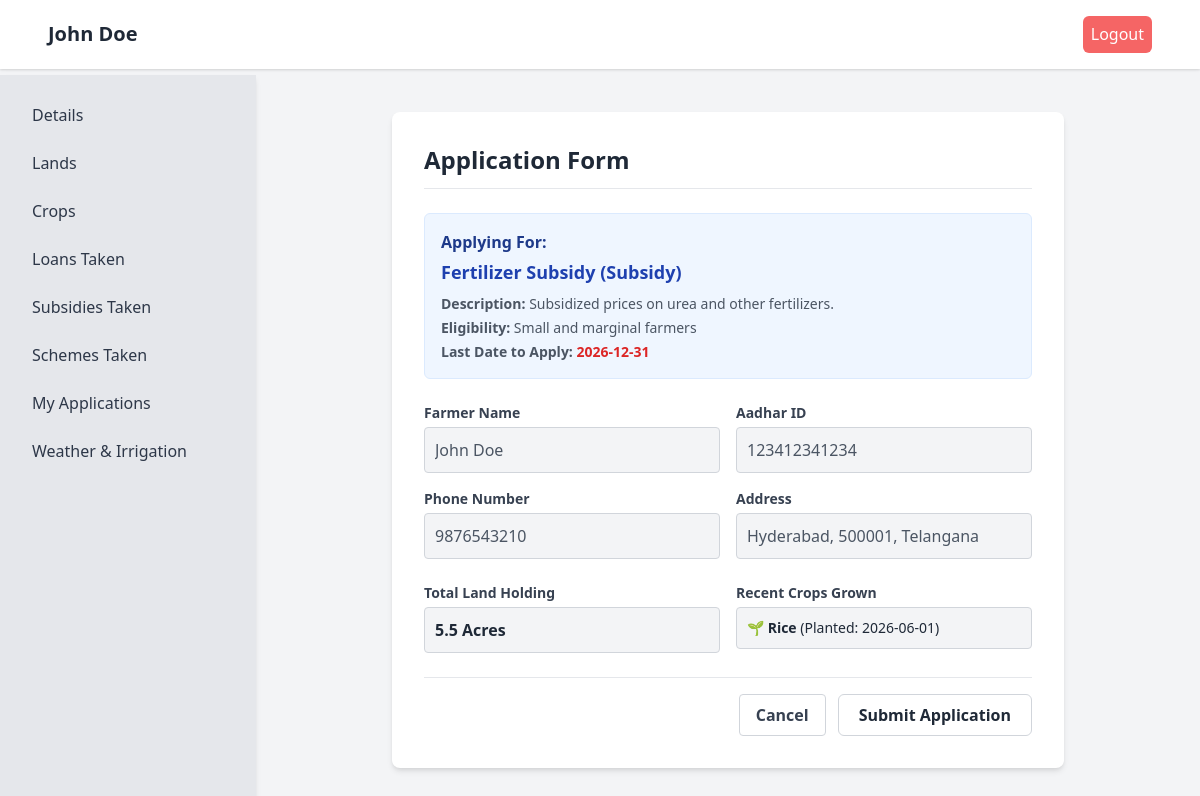
The page /apply/subsidy/Fertilizer Subsidy (signed in) on the database its author committed.
### tables this page shows
CREATE TABLE farmers (
    farmer_id INTEGER PRIMARY KEY AUTOINCREMENT,
    farmer_name VARCHAR(100) NOT NULL,
    date_of_birth DATE NOT NULL,
    gender TEXT NOT NULL,
    phone_no VARCHAR(15) NOT NULL UNIQUE,
    address VARCHAR(255) NOT NULL,
    aadhar_id VARCHAR(12) NOT NULL UNIQUE,
    password_hash VARCHAR(255),
    first_login BOOLEAN DEFAULT TRUE
);

CREATE TABLE subsidies (
    subsidy_id INTEGER PRIMARY KEY AUTOINCREMENT,
    subsidy_name VARCHAR(255) NOT NULL UNIQUE,
    description TEXT NOT NULL,
    eligibility TEXT NOT NULL,
    last_date_apply DATE NOT NULL,
    deleted BOOLEAN DEFAULT FALSE
);

CREATE TABLE crops (
    land_id INT,
    aadhar_id VARCHAR(12),
    crop_name VARCHAR(100) NOT NULL,
    crop_size DECIMAL(10,4) NOT NULL,
    N_percent DECIMAL(5, 2) NOT NULL,
    P_percent DECIMAL(5, 2) NOT NULL,
    K_percent DECIMAL(5, 2) NOT NULL,
    soil_ph DECIMAL(4, 2),
    planting_date DATE NOT NULL,
    harvest_date DATE NOT NULL,
    crop_suggestion VARCHAR(100),
    crop_active BOOLEAN DEFAULT TRUE,
    PRIMARY KEY (land_id, crop_name, planting_date),
    FOREIGN KEY (land_id) REFERENCES lands(land_id) ON DELETE NO ACTION,
    FOREIGN KEY (aadhar_id) REFERENCES farmers(aadhar_id) ON DELETE CASCADE ON UPDATE CASCADE
);

### app.py (the view)
@app.route('/apply/<item_type>/<item_name>', methods=['GET'])
def apply_item(item_type, item_name):
    if 'aadhar_id' not in session:
        flash('You must log in as a farmer to apply.', 'error')
        return redirect(url_for('farmer_login'))
    aadhar_id = session['aadhar_id']
    cursor = mysql.connection.cursor(MySQLdb.cursors.DictCursor)
    cursor.execute("SELECT * FROM farmers WHERE aadhar_id = %s", (aadhar_id,))
    farmer = cursor.fetchone()
    cursor.execute("SELECT land_id, location, land_size FROM lands WHERE aadhar_id = %s AND deleted = FALSE ORDER BY land_id", (aadhar_id,))
    lands = cursor.fetchall()
    total_land_size = sum(float(l['land_size']) for l in lands)
    cursor.execute("""
        SELECT crop_name, planting_date
        FROM crops
        WHERE aadhar_id = %s
        ORDER BY planting_date DESC
        LIMIT 2
    """, (aadhar_id,))
    recent_crops = cursor.fetchall()
    item_details = None
    if item_type == 'subsidy':
        cursor.execute("SELECT description, eligibility, last_date_apply FROM subsidies WHERE subsidy_name = %s AND deleted = FALSE", (item_name,))
        item_details = cursor.fetchone()
    elif item_type == 'scheme':
        cursor.execute("SELECT description, eligibility, last_date_apply FROM schemes WHERE scheme_name = %s AND deleted = FALSE", (item_name,))
        item_details = cursor.fetchone()
    elif item_type == 'loan':
        cursor.execute("SELECT description, eligibility FROM loans WHERE loan_type = %s AND deleted = FALSE", (item_name,))
        item_details = cursor.fetchone()
    cursor.close()
    if not item_details:
        flash(f'Requested {item_type} not found.', 'error')
        return redirect(url_for('home'))
    return render_template(
        'apply_form.html',
        farmer=farmer,
        total_land_size=total_land_size,
        recent_crops=recent_crops,
        lands=lands,
        item_type=item_type,
        item_name=item_name,
        item_details=item_details
    )

### preview_frontend.py (called while the page is built)
    def execute(self, query, params=None):
        query = query.replace('%s', '?')
        query = query.replace('AUTO_INCREMENT', 'AUTOINCREMENT')
        if params is None:
            self.cursor.execute(query)
        else:
            if not isinstance(params, (tuple, list)):
                params = (params,)
            self.cursor.execute(query, params)
        return self

    def _process_row(self, row):
        if row is None:
            return None
        import datetime
        d = dict(row)
        for k, v in d.items():
            if isinstance(v, str):
                if re.match(r'^\d{4}-\d{2}-\d{2}$', v):
                    try:
                        d[k] = datetime.datetime.strptime(v, '%Y-%m-%d').date()
                    except:
                        pass
                elif re.match(r'^\d{4}-\d{2}-\d{2} \d{2}:\d{2}:\d{2}(\.\d+)?$', v):
                    try:
                        d[k] = datetime.datetime.strptime(v.split('.')[0], '%Y-%m-%d %H:%M:%S')
                    except:
                        pass
        return d if self.dict_mode else tuple(d.values())

    def fetchone(self):
        row = self.cursor.fetchone()
        return self._process_row(row)

    def fetchall(self):
        rows = self.cursor.fetchall()
        return [self._process_row(r) for r in rows if r is not None]

    def close(self):
        self.cursor.close()

    def cursor(self, cursorclass=None):
        dict_mode = cursorclass is not None
        return SQLiteMySQLBridgeCursor(self._conn.cursor(), dict_mode=dict_mode)

    @property
    def connection(self):
        if self._conn is None:
            self._conn = SQLiteMySQLBridgeConnection('agridata_preview.db')
        return self._conn

### templates/apply_form.html (shortened to what this page needs)
{% extends "base4.html" %}
{% block content %}
<div class="main-container bg-white p-8 rounded-lg shadow-md max-w-2xl mx-auto my-8">
    <h2 class="text-2xl font-bold text-gray-800 mb-6 border-b pb-3">Application Form</h2>
    <form action="{{ url_for('submit_application') }}" method="POST" class="space-y-6">
        <div class="bg-blue-50 p-4 rounded-md mb-6 border border-blue-100">
            <h3 class="font-bold text-blue-900 mb-1">Applying For:</h3>
            <p class="text-lg font-semibold text-blue-800">{{ item_name }} ({{ item_type | capitalize }})</p>
            <p class="text-sm text-gray-600 mt-2"><span class="font-semibold">Description:</span> {{ item_details['description'] }}</p>
            <p class="text-sm text-gray-600 mt-1"><span class="font-semibold">Eligibility:</span> {{ item_details['eligibility'] }}</p>
            <p class="text-sm text-red-600 mt-1 font-semibold"><span class="font-semibold text-gray-600">Last Date to Apply:</span> {% if item_details.get('last_date_apply') %}{{ item_details['last_date_apply'].strftime('%Y-%m-%d') }}{% else %}Not specified{% endif %}</p>
        </div>
        <div class="grid grid-cols-1 md:grid-cols-2 gap-4">
            <div>
                <label class="block text-sm font-semibold text-gray-700 mb-1">Farmer Name</label>
                <input type="text" class="w-full p-2.5 bg-gray-100 border border-gray-300 rounded text-gray-600 cursor-not-allowed" value="{{ farmer['farmer_name'] }}" readonly>
            </div>
            <div>
                <label class="block text-sm font-semibold text-gray-700 mb-1">Aadhar ID</label>
                <input type="text" class="w-full p-2.5 bg-gray-100 border border-gray-300 rounded text-gray-600 cursor-not-allowed" value="{{ farmer['aadhar_id'] }}" readonly>
            </div>
            <div>
                <label class="block text-sm font-semibold text-gray-700 mb-1">Phone Number</label>
                <input type="text" class="w-full p-2.5 bg-gray-100 border border-gray-300 rounded text-gray-600 cursor-not-allowed" value="{{ farmer['phone_no'] }}" readonly>
            </div>
            <div>
                <label class="block text-sm font-semibold text-gray-700 mb-1">Address</label>
                <input type="text" class="w-full p-2.5 bg-gray-100 border border-gray-300 rounded text-gray-600 cursor-not-allowed" value="{{ farmer['address'] }}" readonly>
            </div>
        </div>
        <div class="grid grid-cols-1 md:grid-cols-2 gap-4">
            <div>
                <label class="block text-sm font-semibold text-gray-700 mb-1">Total Land Holding</label>
                <div class="p-2.5 bg-gray-100 border border-gray-300 rounded text-gray-800 font-bold">
                    {{ total_land_size }} Acres
                </div>
            </div>
            <div>
                <label class="block text-sm font-semibold text-gray-700 mb-1">Recent Crops Grown</label>
                <div class="p-2.5 bg-gray-100 border border-gray-300 rounded text-gray-800 space-y-1">
                    {% if recent_crops %}
                        {% for crop in recent_crops %}
                            <div class="text-sm">🌱 <span class="font-semibold">{{ crop['crop_name'] | capitalize }}</span> (Planted: {{ crop['planting_date'] }})</div>
                        {% endfor %}
                    {% else %}
                        <div class="text-sm text-gray-400 italic">No crop records found</div>
                    {% endif %}
                </div>
            </div>
        </div>
        <div class="flex justify-end space-x-3 pt-4 border-t">
            {% if item_type == 'subsidy' %}
                <a href="{{ url_for('available_subsidies') }}" class="px-4 py-2 border border-gray-300 rounded text-gray-700 hover:bg-gray-50 font-semibold transition">Cancel</a>
            {% else %}
                <a href="{{ url_for('available_schemes') }}" class="px-4 py-2 border border-gray-300 rounded text-gray-700 hover:bg-gray-50 font-semibold transition">Cancel</a>
            {% endif %}
            <button type="submit" class="px-5 py-2 border border-gray-300 bg-white text-gray-800 rounded-md font-semibold hover:bg-gray-50 transition">Submit Application</button>
        </div>
    </form>
</div>
{% endblock %}

### templates/base4.html (shortened to what this page needs)
<!DOCTYPE html>
<html lang="en">
<head>
    <link href="https://cdn.jsdelivr.net/npm/tailwindcss@2.2.19/dist/tailwind.min.css" rel="stylesheet">
</head>
<body class="bg-gray-100">
    <nav class="bg-white shadow fixed top-0 left-0 w-full z-10">
        <div class="max-w-6xl mx-auto flex justify-between items-center py-4 px-6">
            <div class="flex items-center">
                <h1 class="text-xl font-bold text-gray-800">{{ farmer.farmer_name }}</h1>
            </div>
            <a href="{{ url_for('logout') }}" class="logout-btn">Logout</a>
        </div>
    </nav>
    <div id="sidebar" class="sidebar fixed top-16 left-0 h-screen bg-gray-200 w-64 p-4 shadow-md">
        <ul>
            <li><a href="{{ url_for('farmer_details') }}" class="link-item">Details</a></li>
            <li><a href="{{url_for('farmer_lands')}}" class="link-item">Lands</a></li>
            <li><a href="{{url_for('farmer_crops')}}" class="link-item">Crops</a></li>
            <li><a href="{{ url_for('farmer_loans_taken') }}" class="link-item">Loans Taken</a></li>
            <li><a href="{{ url_for('farmer_subsidies_taken') }}" class="link-item">Subsidies Taken</a></li>
            <li><a href="{{ url_for('farmer_schemes_taken') }}" class="link-item">Schemes Taken</a></li>
            <li><a href="{{ url_for('farmer_applications') }}" class="link-item">My Applications</a></li>
            <li><a href="{{ url_for('farmer_weather') }}" class="link-item">Weather & Irrigation</a></li>
        </ul>
    </div>
    <div class="content pt-20 pl-4 md:pl-0 flex justify-center items-center">
        <div class="w-full max-w-3xl px-4">
            {% block content %}{% endblock %}
        </div>
    </div>
</body>
</html>

### templates/base4.html (style rules this page uses)
.sidebar { display: none; z-index: 10; }
.sidebar { top: 75px; }
@media (min-width: 768px) { .sidebar { display: block; } }
@media (min-width: 768px) { .content { margin-left: 16rem; } }
.link-item { display: block; padding: 12px 16px; text-decoration: none; color: #2d3748; transition: background-color 0.3s ease, color 0.3s ease; border-radius: 5px; }
.logout-btn { background-color: #f56565; color: white; padding: 0.4rem 0.5rem; border-radius: 0.375rem; transition: background-color 0.2s; }

### rows shown on the page
farmers: farmer_name "John Doe", aadhar_id "123412341234", phone_no "9876543210", address "Hyderabad, 500001, Telangana"
subsidies: subsidy_name "Fertilizer Subsidy", description "Subsidized prices on urea and other fertilizers.", eligibility "Small and marginal farmers"
crops: crop_name "Rice", planting_date "2026-06-01"

### other values the page prints
{{ item_type | capitalize }} "Subsidy"
{{ item_details['last_date_apply'].strftime('%Y-%m-%d') }} "2026-12-31"
{{ total_land_size }} "5.5"
